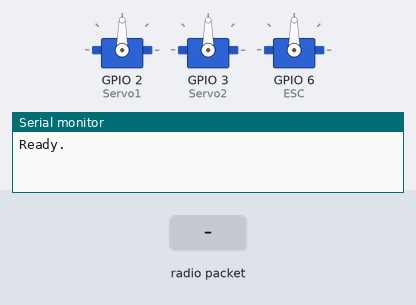
Bench run of a sketch on a simulated ESP32. On the bench: 3 × servo, the last lines printed to the serial monitor. The inputs (shaded band) are chosen by the test bench. No radio packets arrive unless stated; nothing arrives over Bluetooth unless stated.

Above: at 1.2 s.
1.3 s: radio packet "1" arrives
At 2.4 s:
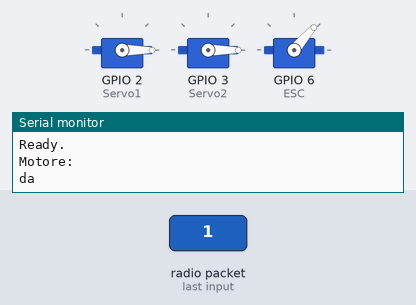
2.8 s: radio packet "0" arrives
At 3.6 s:
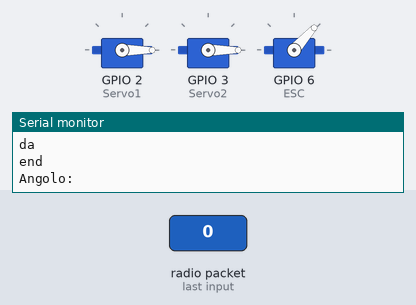
4.3 s: radio packet "2" arrives
At 4.7 s:
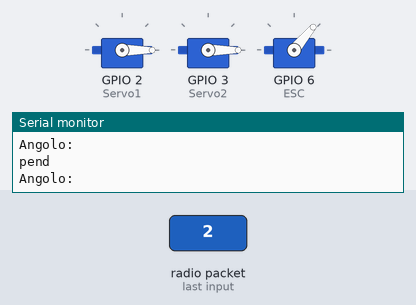
Timing chart, 0 to 7.3 s (numbered marks = the images above; inputs shaded):
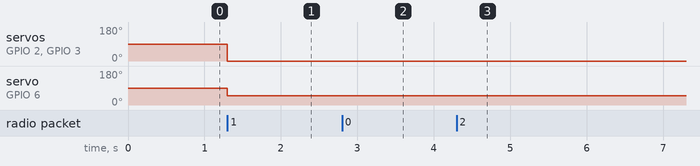

Measured:
- after the input at 1.3 s, servo on GPIO 2 (Servo1), servo on GPIO 3 (Servo2): 90° → 0° at once; servo on GPIO 6 (ESC): 90° → 49° at once
- after the input at 2.8 s, servo on GPIO 6 (ESC): 49° → 48° at once
- after the input at 4.3 s, servo on GPIO 6 (ESC): 48° → 50° at once

The sketch:

sketch_nov22b.ino
```cpp
#include <Ps3Controller.h>
#include <ESP32Servo.h>
#include <SPI.h>
#include "RF24.h"

#define CE_PIN 5
#define CSN_PIN 13
// instantiate an object for the nRF24L01 transceiver
Servo Servo1, Servo2, ESC;
RF24 radio(CE_PIN, CSN_PIN);

//a0:5a:5a:a0:09:67
//DualShock 3 CECHZC2UA1
//Baud a 115200

// Let these addresses be used for the pair
uint8_t address[][6] = { "1Node", "2Node" };
// It is very helpful to think of an address as a path instead of as
// an identifying device destination
bool radioNumber = 1;  // 0 uses address[0] to transmit, 1 uses address[1] to transmit

short int payload[2] = {0,90}; //0 = Potenza motore, 1 angolo servo

void setup()
{
    Serial.begin(115200);
    Ps3.begin("a0:5a:5a:a0:09:67");

    Servo1.attach(2);
    Servo2.attach(3);
    ESC.attach(6,1000,2000);

    if (!radio.begin()) {
      Serial.println(F("radio hardware is not responding!!"));
      while (1) {}  // hold in infinite loop
    }
    Serial.println("Ready.");
    radio.setPALevel(RF24_PA_LOW);  // RF24_PA_MAX is default.
    radio.setPayloadSize(sizeof(payload));

    radio.openWritingPipe(address[radioNumber]);
    // set the RX address of the TX node into a RX pipe
    radio.openReadingPipe(1, address[!radioNumber]);
    radio.startListening();


}

void loop() {
  if(radio.available()) {
    Serial.println("Motore: " + payload[0]);
    Serial.println("Angolo: " + payload[1]);
    radio.read(&payload,sizeof(payload));
    Servo1.write(payload[1]);
    Servo2.write(payload[1]);
    ESC.write(payload[0]);
  }
}
```
